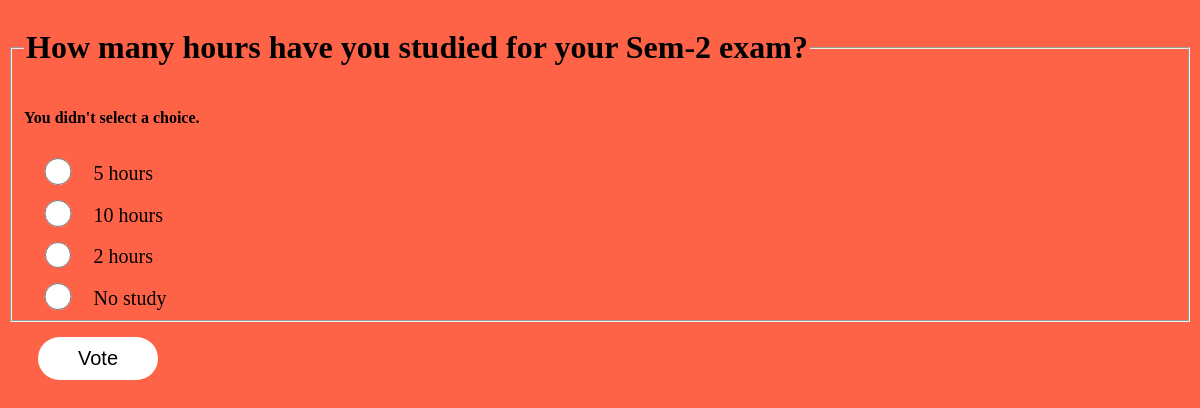
The page /2/vote/ on the database its author committed.
### polls/models.py (models this page shows, shortened)
class Question(models.Model):
    question_text = models.CharField(max_length=200)
    pub_text = models.DateTimeField('date published')

class Choice(models.Model):
    question = models.ForeignKey(Question, on_delete=models.CASCADE)
    choice_text = models.CharField(max_length=200)
    votes = models.IntegerField(default=0)

### polls/views.py (the view)
# urls.py: path('<int:question_id>/vote/', views.vote, name='vote'),
def vote(request, question_id):
    question = get_object_or_404(Question, pk=question_id)
    try:
        selected_choice = question.choice_set.get(pk=request.POST['choice'])
    except (KeyError, Choice.DoesNotExist):
        return render(request, 'polls/detail.html', {
            'question': question,
            'error_message': "You didn't select a choice.",
        })
    else:
        selected_choice.votes += 1
        selected_choice.save()
        return HttpResponseRedirect(reverse('polls:results', args=(question.id, )))

### polls/templates/polls/detail.html (shortened to what this page needs)
<!DOCTYPE html>
<html lang="en">
<head>
    {% load static %}
    <link rel="stylesheet" type="text/css" href="{% static 'polls/detail.css'%}">
</head>
<body>
<form action="{% url 'polls:vote' question.id %}" method="post">
    <fieldset>
        <legend><h1>{{question.question_text}}</h1></legend>
        {% if error_message %}<p><strong>{{ error_message}}</strong></p>{% endif%}
        {% for choice in question.choice_set.all %}
        <input type="radio" name="choice" id="choice{{ forloop.counter }}" value="{{choice.id}}">
        <label for="choice{{ forloop.counter }}" class="container">{{choice.choice_text}}</label><br>
        {% endfor %}
    </fieldset>
    <input type="submit" value="Vote">
</form>
</body>
</html>

### polls/static/polls/detail.css (style rules this page uses)
body { background: tomato; }
input[type=radio] { border: 0px; width: 5%; height: 2em; margin-top: 15px; vertical-align: bottom; }
.container { margin-top: -10px; font-size: 20px; vertical-align: middle; cursor: pointer; }
input[type=submit] { background-color: white; border: none; border-radius: 25px; padding: 10px 40px; margin: 15px 30px; font-size: 20px; cursor: pointer; }

### rows shown on the page
Question: question_text "How many hours have you studied for your Sem-2 exam?"
Choice: choice_text "5 hours"
Choice: choice_text "10 hours"
Choice: choice_text "2 hours"
Choice: choice_text "No study"

### other values the page prints
{{ error_message }} "You didn't select a choice."
